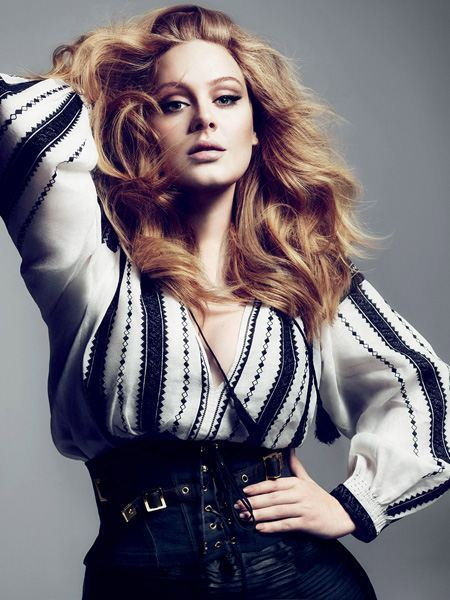
#> input picture images/adele.jpg, 450 x 600 px
$ python from_bgr_to_gray.py
#> lines starting #> are read from the running program, lines starting #| are printed output that depends on the picture; after the words box and inside, x2 and y2 are one past the last pixel; in counts of white or black regions, pixels touching at a corner belong together
import cv2 as cv
import numpy as np

img = cv.imread('images/adele.jpg')
#> img is the input picture: shape (600, 450, 3); mean B, G, R 117.5, 109.8, 116.8
new_img = np.zeros(img.shape, dtype='uint8')

gray_img = cv.cvtColor(img, cv.COLOR_BGR2GRAY)
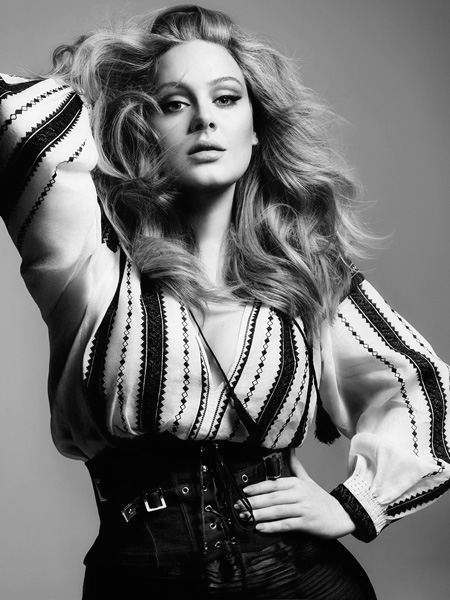
#> gray_img: shape (600, 450); min 0, max 255, mean 112.7
blured_img = cv.GaussianBlur(gray_img, ksize=(5, 5), sigmaX=0)
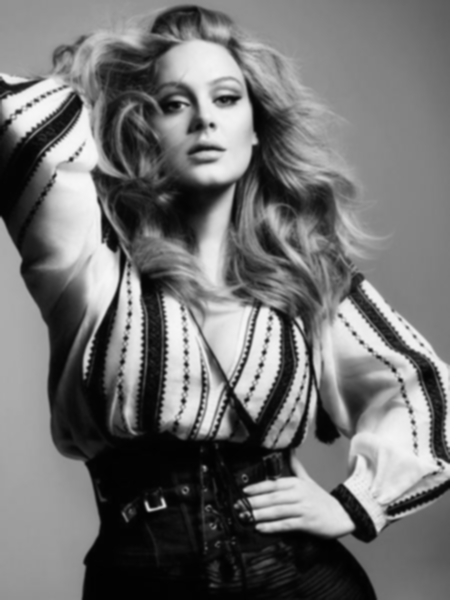
#> blured_img: shape (600, 450); min 1, max 247, mean 112.7
img = cv.Canny(blured_img, 100, 140)  # if < 100 then make 0 , if  > 140 , then make 255
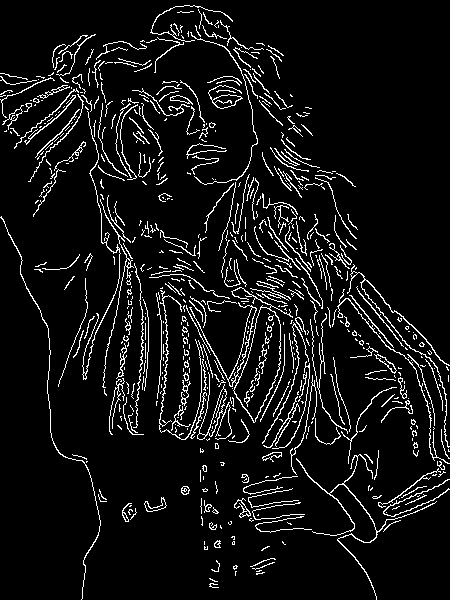
#> img: shape (600, 450); 7.3% white in thin lines or dots

con, hir = cv.findContours(img, cv.RETR_LIST, cv.CHAIN_APPROX_NONE)
#> con = 699 contours, 625 with area under 20; largest, box (x1, y1, x2, y2) and area: (189, 287, 293, 423) 3514, (233, 307, 281, 423) 2943, (228, 307, 257, 387) 376, (197, 372, 232, 440) 324, (208, 85, 243, 109) 268; hir = 699 rows, first 6: [1, -1, -1, -1], [2, 0, -1, -1], [3, 1, -1, -1], [4, 2, -1, -1], [5, 3, -1, -1], [6, 4, -1, -1]
cv.drawContours(new_img, con, contourIdx=-1, color=(230, 111, 148), thickness=1)
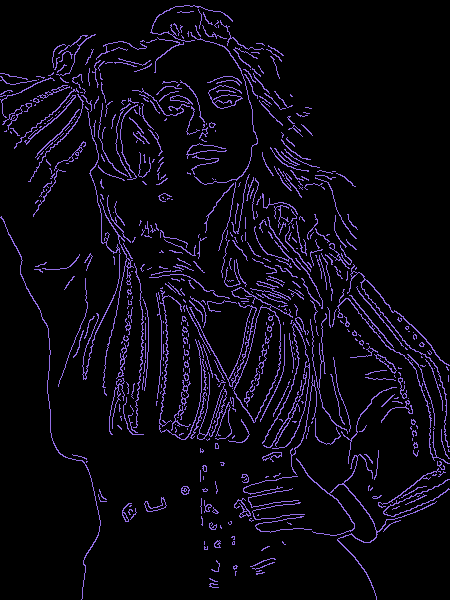
#> new_img: shape (600, 450, 3); mean of channels 0, 1, 2 16.9, 8.1, 10.9; drawn as B, G, R
cv.imshow("Result", new_img)
cv.waitKey(3000)
